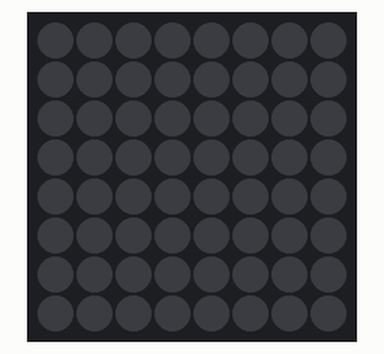
A program run on a simulated Raspberry Pi (BCM pin numbers) with a Sense HAT. On the bench: the Sense HAT's 8×8 RGB LED matrix. Dim RGB values are drawn brighter than linear; what the program prints to the terminal is not drawn.

Above: at 0.1 s.
At 1.02 s:
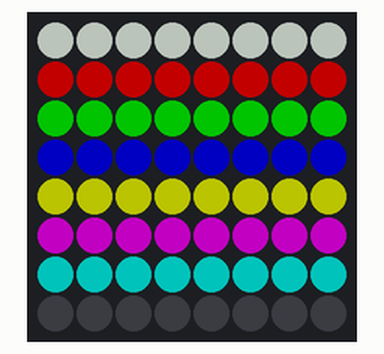
At 2.66 s:
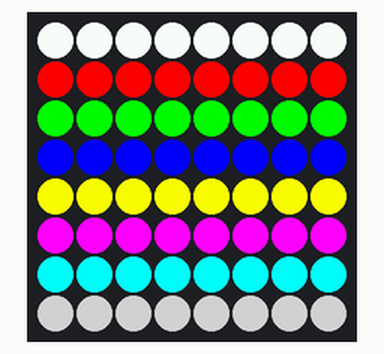

Measured:
- by itself, everything shown: repeats every 2.8 s, in 52 steps

The program:

brightness.py
```python
from sense_hat import SenseHat
import random
import time

s = SenseHat()

i = 0

while True:
    n = i % 255
    print(n)
    screen = [(n,n,n)] * 8\
             + [(n,0,0)] * 8 \
             + [(0,n,0)] * 8 \
             + [(0,0,n)] * 8 \
             + [(n,n,0)] * 8 \
             + [(n,0,n)] * 8 \
             + [(0,n,n)] * 8 \
             + [(n//2,n//2,n//2)] * 8
    s.set_pixels(screen)
    i += 1
    time.sleep(.01)
```
